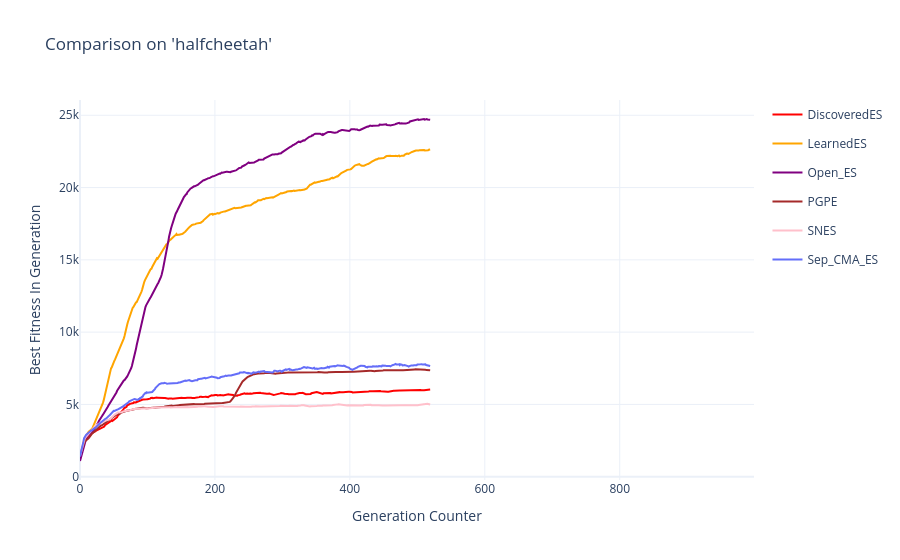

Write notebook code for a chart like this one.
### Code cell
custom_colors = {
    "CME_ES": "blue",
    "DiscoveredES": "red",
    "EvoTF_ES": "green",
    "LearnedES": "orange",
    "Open_ES": "purple",
    "PGPE": "brown",
    "SNES": "pink",
    "SEP_CME_ES": "cyan",
    "SimpleES": "olive"
}

plot_experiments_convergence_graph(
    path="../results/BraxProblem/halfcheetah",
    x_key="generation_counter",
    y_key="best_fitness_in_generation",
    normalize_specific=False, # True not works if there is nan in a y_key of an algorithm.
    show_runs=False,
    colors=custom_colors
)

### Figure 1 — Plotly figure (JSON) as saved in the notebook; plotly's stock layout.template omitted (floating-point values rounded to 4 significant figures; data arrays with more than 128 entries replaced by an {"elided": "..."} marker saying what was removed)
{"data": [{"hovertemplate": "Generation Counter: %{x}<br>Best Fitness In Generation: %{y:.4f}<extra></extra>", "legendgroup": "DiscoveredES", "line": {"color": "red", "width": 2}, "mode": "lines", "name": "DiscoveredES", "type": "scatter", "x": {"elided": "1000 float values"}, "y": {"elided": "1000 float values"}}, {"fill": "toself", "fillcolor": "red", "hoverinfo": "skip", "legendgroup": "DiscoveredES", "line": {"width": 0}, "opacity": 0.2, "showlegend": false, "type": "scatter", "x": {"elided": "2000 float values"}, "y": {"elided": "2000 float values"}}, {"hovertemplate": "Generation Counter: %{x}<br>Best Fitness In Generation: %{y:.4f}<extra></extra>", "legendgroup": "LearnedES", "line": {"color": "orange", "width": 2}, "mode": "lines", "name": "LearnedES", "type": "scatter", "x": {"elided": "1000 float values"}, "y": {"elided": "1000 float values"}}, {"fill": "toself", "fillcolor": "orange", "hoverinfo": "skip", "legendgroup": "LearnedES", "line": {"width": 0}, "opacity": 0.2, "showlegend": false, "type": "scatter", "x": {"elided": "2000 float values"}, "y": {"elided": "2000 float values"}}, {"hovertemplate": "Generation Counter: %{x}<br>Best Fitness In Generation: %{y:.4f}<extra></extra>", "legendgroup": "Open_ES", "line": {"color": "purple", "width": 2}, "mode": "lines", "name": "Open_ES", "type": "scatter", "x": {"elided": "1000 float values"}, "y": {"elided": "1000 float values"}}, {"fill": "toself", "fillcolor": "purple", "hoverinfo": "skip", "legendgroup": "Open_ES", "line": {"width": 0}, "opacity": 0.2, "showlegend": false, "type": "scatter", "x": {"elided": "2000 float values"}, "y": {"elided": "2000 float values"}}, {"hovertemplate": "Generation Counter: %{x}<br>Best Fitness In Generation: %{y:.4f}<extra></extra>", "legendgroup": "PGPE", "line": {"color": "brown", "width": 2}, "mode": "lines", "name": "PGPE", "type": "scatter", "x": {"elided": "1000 float values"}, "y": {"elided": "1000 float values"}}, {"fill": "toself", "fillcolor": "brown", "hoverinfo": "skip", "legendgroup": "PGPE", "line": {"width": 0}, "opacity": 0.2, "showlegend": false, "type": "scatter", "x": {"elided": "2000 float values"}, "y": {"elided": "2000 float values"}}, {"hovertemplate": "Generation Counter: %{x}<br>Best Fitness In Generation: %{y:.4f}<extra></extra>", "legendgroup": "SNES", "line": {"color": "pink", "width": 2}, "mode": "lines", "name": "SNES", "type": "scatter", "x": {"elided": "1000 float values"}, "y": {"elided": "1000 float values"}}, {"fill": "toself", "fillcolor": "pink", "hoverinfo": "skip", "legendgroup": "SNES", "line": {"width": 0}, "opacity": 0.2, "showlegend": false, "type": "scatter", "x": {"elided": "2000 float values"}, "y": {"elided": "2000 float values"}}, {"hovertemplate": "Generation Counter: %{x}<br>Best Fitness In Generation: %{y:.4f}<extra></extra>", "legendgroup": "Sep_CMA_ES", "line": {"width": 2}, "mode": "lines", "name": "Sep_CMA_ES", "type": "scatter", "x": {"elided": "1000 float values"}, "y": {"elided": "1000 float values"}}, {"fill": "toself", "hoverinfo": "skip", "legendgroup": "Sep_CMA_ES", "line": {"width": 0}, "opacity": 0.2, "showlegend": false, "type": "scatter", "x": {"elided": "2000 float values"}, "y": {"elided": "2000 float values"}}], "layout": {"autosize": true, "hovermode": "x unified", "title": {"text": "Comparison on 'halfcheetah'"}, "xaxis": {"autorange": true, "range": [0, 999], "title": {"text": "Generation Counter"}, "type": "linear"}, "yaxis": {"autorange": true, "range": [-224.3, 26050.0], "title": {"text": "Best Fitness In Generation"}, "type": "linear"}}}
